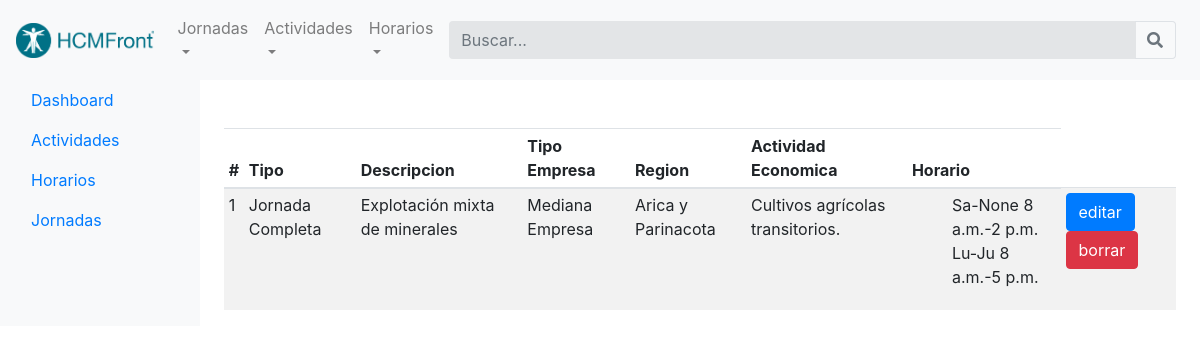
Before: / with the older database file.
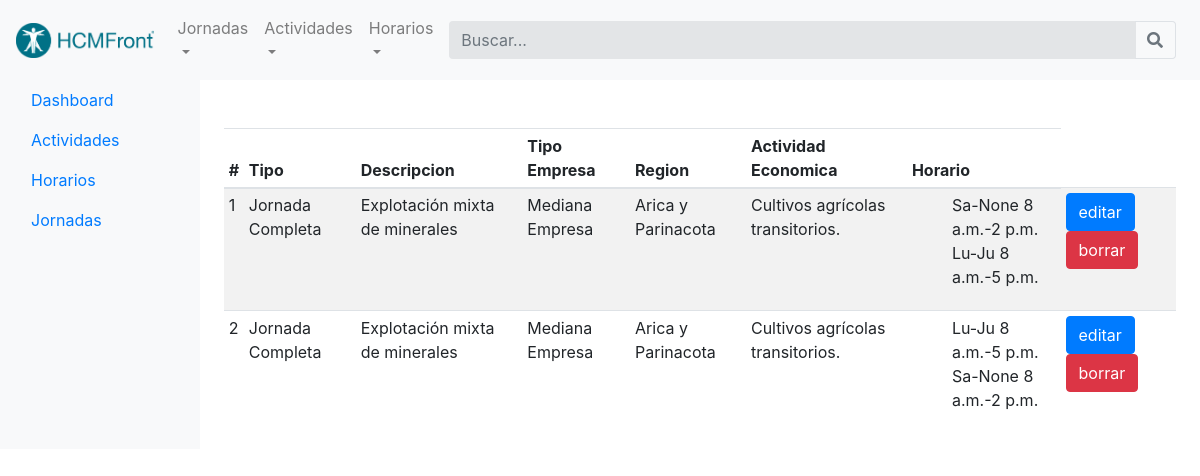
After: the same page with the newer database file.
### jornada/models.py (models this page shows)
class JornadaClass(models.Model):
	tipo = models.CharField(max_length=3,choices=TIPO_JORNADA,default=TIPO_JORNADA[0])
	descripcion = models.CharField(max_length=120, null=True,blank=True)
	tipo_empresa = models.CharField(max_length=2,choices=TIPO_EMPRESA,default=TIPO_EMPRESA[0])
	region = models.CharField(max_length=3, choices=REGION, default=REGION[0])
	actividad_economica = models.ForeignKey(ActividadEconomicaClass,on_delete=models.CASCADE,blank=True,null=True)
	horario = models.ManyToManyField(HorarioClass)
	objects = JornadaManager()

### actividad_economica/models.py (models this page shows)
class ActividadEconomicaClass(models.Model):
	actividad = models.CharField(max_length=50,null=True, blank=True)
	def __str__(self):
		return self.actividad

### horario/models.py (models this page shows, shortened)
class HorarioClass(models.Model):
	dia_inicio = models.CharField(max_length=2,choices=DIAS)
	dia_fin    = models.CharField(max_length=2,choices=DIAS, blank=True,null=True)
	hora_inicio= models.TimeField()
	hora_fin   = models.TimeField()

### jornada/views.py (the view)
# urls.py: url(r'^$',JornadaListView.as_view()),
class JornadaListView(generic.ListView):
	model = JornadaClass
	template_name = 'jornada/lista_jornada.html'
	def get_context_data(self, **kwargs):
	    context = super(JornadaListView, self).get_context_data(**kwargs)
	    context['regiones'] = REGION
	    return context

### jornada/models.py (called while the page is built)
    def get_queryset(self):
        return JornadaQuerySet(self.model, using= self._db)

    def all(self):
        return self.get_queryset()

### jornada/templates/jornada/lista_jornada.html (shortened to what this page needs)
{% extends "base/base.html" %}
{% block content %}
<div class="table-responsive mt-5">
        <table class="table table-striped table-sm">
          <thead>
            <tr>
              <th>#</th>
              <th>Tipo</th>
              <th>Descripcion</th>
              <th>Tipo Empresa</th>
              <th>Region</th>
              <th>Actividad Economica</th>
              <th>Horario</th>
            </tr>
          </thead>
          <tbody>
          {% if object_list %}
             {% for item in object_list %}
	            <tr>
	              <td>{{item.id}}</td>
	              <td>{{item.get_tipo_display}}</td>
	              <td>{{item.descripcion}}</td>
	              <td>{{item.get_tipo_empresa_display}}</td>
	              <td>
	              	{{item.get_region_display}}
	              <td>{{item.actividad_economica}}</td>
	              <td>
	              	<ul >
	              		{% for hora_item in item.horario.all %}
	              		  <li>{{hora_item.dia_inicio}}-{{hora_item.dia_fin}} {{hora_item.hora_inicio}}-{{hora_item.hora_fin}}</li>
	              		{% endfor %}
	              	</ul>
	              </td>
	              <td>
	              	<a class="btn btn-primary" href="{% url 'jornada:editar_jornada' item.id %}">editar
	                </a>
	              	<a class="btn btn-danger" href="{% url 'jornada:eliminar_jornada' item.id%}" >borrar</a>
	              </td>
	            </tr>
	         {% endfor %}
          {% endif %}
          </tbody>
        </table>
      </div>
{% endblock %}

### templates/base/base.html (shortened to what this page needs)
{% load static %}
<!DOCTYPE html>
<html lang="es">
<head>
   {% include 'base/css.html' %}
</head>
<body>
{% block headerbar %}
    {% include 'base/header.html' %}
{% endblock %}
<div class="container-fluid">
<div class="row ">
    {% block sidebar %}
        {% include 'base/sidebar.html' %}
    {% endblock %}
    <main role="main" class="col-md-9 ml-sm-auto col-lg-10 px-4">
         {% block content %}
         {% endblock %}
    </main>
  </div>
</div>
</body>
</html>

### templates/base/css.html (shortened to what this page needs)
{% load static %}
<link rel="stylesheet" href="https://stackpath.bootstrapcdn.com/bootstrap/4.1.3/css/bootstrap.min.css">
<link rel="stylesheet" href="https://use.fontawesome.com/releases/v5.3.1/css/all.css">
<link rel="stylesheet" href="https://use.fontawesome.com/releases/v5.0.13/css/all.css"
>
<link rel="stylesheet"  type="text/css" href={% static "css/main.css" %}>

### templates/base/header.html (shortened to what this page needs)
{% load static %}
<nav class="navbar navbar-expand-lg navbar-light bg-light">
  <a class="navbar-brand" href="#"><img src="{%  static "img/hcmfront-logo.png" %} " height="35" alt=""></a>
  <div class="collapse navbar-collapse" id="navbarSupportedContent">
    <ul class="navbar-nav mr-auto">
      <li class="nav-item dropdown">
        <a class="nav-link dropdown-toggle" href="#" id="navbarDropdown" role="button" data-toggle="dropdown" aria-haspopup="true" aria-expanded="false">
          Jornadas
        </a>
      </li>
            <li class="nav-item dropdown">
        <a class="nav-link dropdown-toggle" href="#" id="navbarDropdown" role="button" data-toggle="dropdown" aria-haspopup="true" aria-expanded="false">
          Actividades
        </a>
      </li>
            <li class="nav-item dropdown">
        <a class="nav-link dropdown-toggle" href="#" id="navbarDropdown" role="button" data-toggle="dropdown" aria-haspopup="true" aria-expanded="false">
          Horarios
        </a>
      </li>
    </ul>
    {% include "buscar/buscar.html" %}
  </div>
</nav>

### buscar/templates/buscar/buscar.html
        <form method='GET' action='{% url "buscar:query" %}' class="form mx-2 my-auto d-inline w-100 search-form">
            <div class="input-group">
            <input type="text" class="form-control border border-0" style="background-color: #E3E5E7; "  name='q' placeholder="Buscar...">
                <span class="input-group-append">
                <button class="btn btn-outline-secondary border border-left-0" style="border-color: #E3E5E7; " type="submit">
                    <i class="fa fa-search"></i>
                </button>
              </span>
            </div>
        </form>

### templates/base/sidebar.html (shortened to what this page needs)
<nav class="col-md-2 d-none d-md-block bg-light sidebar">
      <div class="sidebar-sticky">
        <ul class="nav flex-column">
          <li class="nav-item">
            <a class="nav-link active" href="#">
              Dashboard <span class="sr-only">(current)</span>
            </a>
          </li>
          <li class="nav-item">
            <a class="nav-link" href="{% url 'actividad:listar_actividad' %}">
              Actividades
            </a>
          </li>
          <li class="nav-item">
            <a class="nav-link" href="{% url 'horario:listar_horarios' %}">
              Horarios
            </a>
          </li>
          <li class="nav-item">
            <a class="nav-link" href="{% url 'jornada:listar_jornadas' %}">
              Jornadas
            </a>
          </li>
        </ul>
      </div>
    </nav>

### staticfiles/css/main.css (style rules this page uses)
ul { list-style:none; }

Changed rows visible on the page:
added JornadaClass: id "2", tipo "Jornada Completa", descripcion "Explotación mixta de minerales", tipo_empresa "Mediana Empresa", region "Arica y Parinacota", actividad_economica "Cultivos agrícolas transitorios.", HorarioClass (dia_inicio "Lu", dia_fin "Ju", hora_inicio "8 a.m.", hora_fin "5 p.m."), HorarioClass (dia_inicio "Sa", dia_fin "None", hora_inicio "8 a.m.", hora_fin "2 p.m.")
